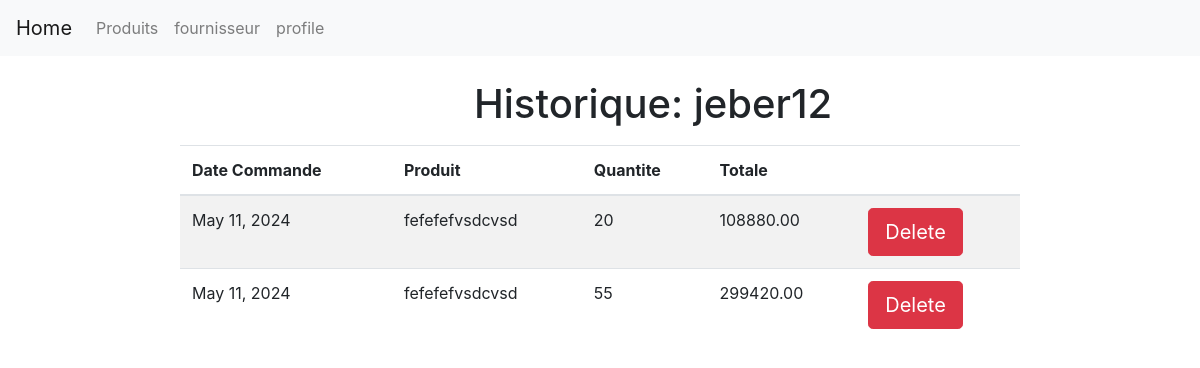
Before: /magasin/profile/ (signed in) with the older database file.
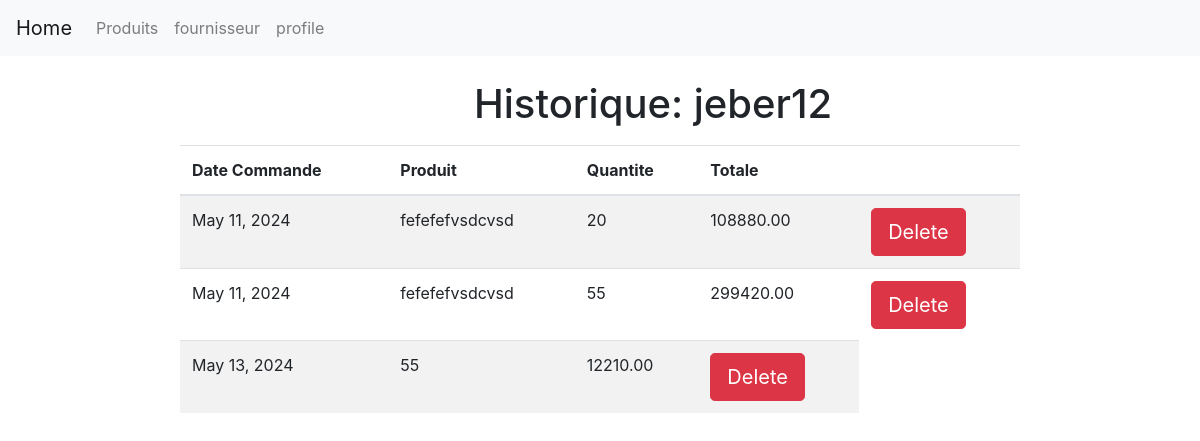
After: the same page with the newer database file.
### magasin/models.py (models this page shows, shortened)
class Commande(models.Model):
    dateCde = models.DateField(null=True, default=date.today)
    totaleCde = models.DecimalField(default=0.0, max_digits=10, decimal_places=2)
    qte = models.IntegerField(default=1)
    user= models.ForeignKey(User, on_delete= models.CASCADE, null=True)
    produit = models.ManyToManyField(Produit)

class Produit (models.Model):
    libelle=models.CharField(max_length=100)
    description=models.TextField()
    prix=models.FloatField()
    quantite_en_stock = models.IntegerField(default=0)
    TYPE_CHOICES=[('em','emballé'),('fr','Frais'),('cs','Conserve')]
    type=models.CharField(max_length=2,choices=TYPE_CHOICES,default='em')
    img=models.ImageField(blank=True)
    categorie = models.ForeignKey(Categorie, on_delete=models.CASCADE,null=True)
    fournisseur=models.ForeignKey(Fournisseur,on_delete=models.CASCADE,null=True)

### magasin/views.py (the view)
# urls.py: path('profile/', views.profile,name='profile'),
@login_required
def profile(request):
    comds=Commande.objects.filter(user=request.user)
    return render(request,'magasin/profile.html', {'commands':comds})

### templates/magasin/profile.html (shortened to what this page needs)
{% extends './base.html' %}
{% load static %}
{% block content %}
<div class="cont" style="margin: 2% auto; width: 70%;">
    <h1 style="margin-left: 35%; margin-bottom: 2%;">Historique: {{user.username}} </h1>
    <table class="table table-striped">
        <thead>
        <tr>
            <th scope="col">Date Commande</th>
            <th scope="col">Produit</th>
            <th scope="col">Quantite</th>
            <th scope="col">Totale</th>
            <th scope="col"></th>
        </tr>
        </thead>
        <tbody>
            {% for cmd in commands %}
            <tr>
                <td>{{ cmd.dateCde }}</td>
                {% for produit in cmd.produit.all %}
                    <td>{{ produit.libelle }}</td>
                {% endfor %}
                <td>{{ cmd.qte }}</td>
                <td>{{ cmd.totaleCde }}</td>
                <td>
                    <form method="post" action="{% url 'delete_commande' cmd.id %}">
                        <button type="submit" class="btn btn-lg btn-danger">Delete</button>
                    </form>
                </td>
              </tr>
            {% endfor %}
        </tbody>
    </table>
</div>
{% endblock %}

### templates/magasin/base.html (shortened to what this page needs)
{% load static %}
<!DOCTYPE html>
<html >
    <head>
        <link rel="stylesheet" href="https://stackpath.bootstrapcdn.com/bootstrap/4.5.2/css/bootstrap.min.css">
    </head>
    <body>
        <nav class="navbar navbar-expand-lg navbar-light bg-light">
            <a class="navbar-brand" href="/">Home</a>
            <div class="collapse navbar-collapse" id="navbarSupportedContent">
              <ul class="navbar-nav mr-auto">
                <li class="nav-item">
                  <a class="nav-link" href="{% url 'produit' %}">Produits</a>
                </li>
                <li class="nav-item">
                  <a class="nav-link" href="{% url 'listFourinsseur' %}">fournisseur</a>
                </li>
                <li class="nav-item">
                  <a class="nav-link" href="{% url 'profile' %}">profile</a>
                </li>
              </ul>
            </div>
        </nav>
        {% block content %} {% endblock %}
    </body>
</html>

Changed rows visible on the page:
added Commande: dateCde "May 13, 2024", qte "55", totaleCde "12210.00"
